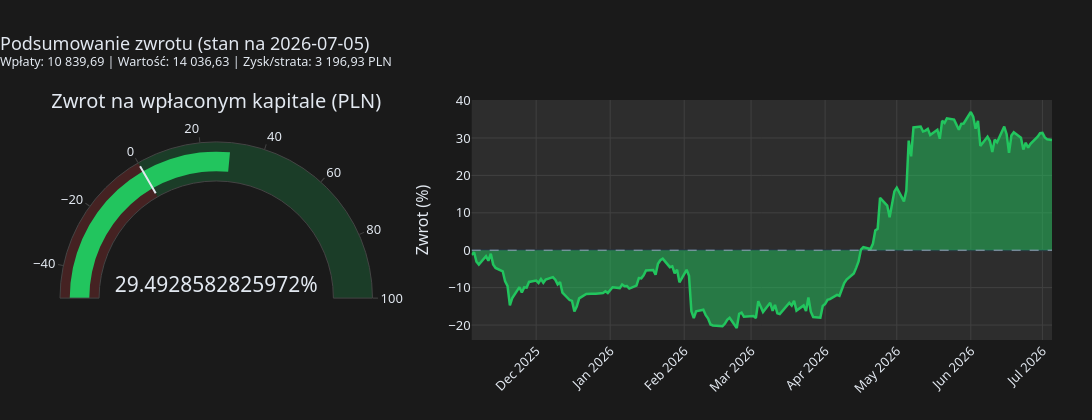

The notebook cell this image was saved under:
### Markdown cell above
## Aktualna stopa zwrotu

### Code cell
plot_return_dashboard(nav, REPORT_CURRENCY).show(config=PLOTLY_SHOW_CONFIG)

### Figure 1 — Plotly figure (JSON) as saved in the notebook; plotly's stock layout.template omitted (floating-point values rounded to 4 significant figures; data arrays with more than 128 entries replaced by an {"elided": "..."} marker saying what was removed)
{"data": [{"domain": {"x": [0, 0.315], "y": [0, 1]}, "gauge": {"axis": {"range": [-50, 100]}, "bar": {"color": "#22c55e"}, "steps": [{"color": "rgba(239, 68, 68, 0.2)", "range": [-50, 0]}, {"color": "rgba(34, 197, 94, 0.2)", "range": [0, 100]}], "threshold": {"line": {"color": "#e2e8f0", "width": 2}, "thickness": 0.8, "value": 0}}, "mode": "gauge+number", "number": {"suffix": "%", "valueformat": "+.2f"}, "title": {"text": "Zwrot na wpłaconym kapitale (PLN)"}, "type": "indicator", "value": 29.49}, {"fill": "tozeroy", "line": {"color": "#22c55e", "width": 2.5}, "mode": "lines", "name": "Zwrot %", "type": "scatter", "x": {"elided": "173 str values"}, "xaxis": "x", "y": {"elided": "173 float values"}, "yaxis": "y"}, {"hoverinfo": "skip", "line": {"color": "#94a3b8", "dash": "dash", "width": 1}, "mode": "lines", "showlegend": false, "type": "scatter", "x": ["2025-11-04T00:00:00", "2026-07-05T00:00:00"], "xaxis": "x", "y": [0, 0], "yaxis": "y"}], "layout": {"font": {"color": "#e2e8f0", "family": "Segoe UI, Arial, sans-serif", "size": 13}, "height": 420, "hovermode": "x unified", "legend": {"bgcolor": "rgba(0,0,0,0)", "font": {"size": 12}, "orientation": "h", "x": 0.5, "xanchor": "center", "y": -0.22, "yanchor": "top"}, "margin": {"b": 80, "l": 60, "r": 40, "t": 100}, "paper_bgcolor": "#1a1a1a", "plot_bgcolor": "#2d2d2d", "showlegend": false, "title": {"text": "Podsumowanie zwrotu (stan na 2026-07-05)<br><sup>Wpłaty: 10 839,69 | Wartość: 14 036,63 | Zysk/strata: 3 196,93 PLN</sup>", "x": 0}, "width": 1100, "xaxis": {"anchor": "y", "domain": [0.415, 1], "gridcolor": "#404040", "nticks": 10, "tickangle": -45}, "yaxis": {"anchor": "x", "domain": [0, 1], "gridcolor": "#404040", "title": {"text": "Zwrot (%)"}}}}
